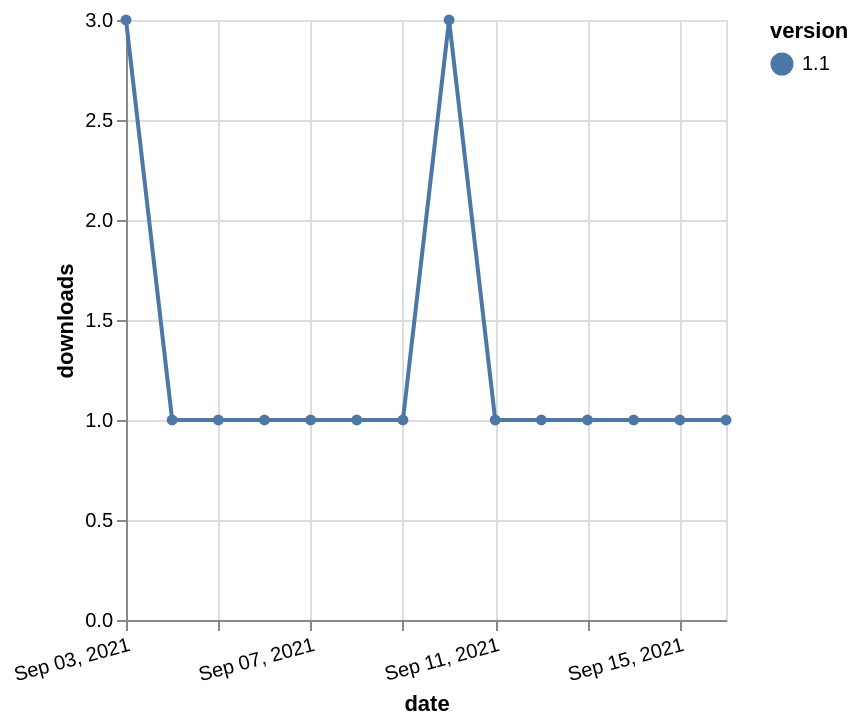

Write a Vega-Lite specification for this figure.
### Vega-Lite specification from a JSON file in a GitHub repository (floating-point values rounded to 4 significant figures)
{"$schema": "https://vega.github.io/schema/vega-lite/v5.json", "description": "A simple bar chart with embedded data.", "data": {"values": [{"date": "2021-09-03", "total": 115, "delta": 3, "version": "1.1"}, {"date": "2021-09-04", "total": 116, "delta": 1, "version": "1.1"}, {"date": "2021-09-05", "total": 117, "delta": 1, "version": "1.1"}, {"date": "2021-09-06", "total": 118, "delta": 1, "version": "1.1"}, {"date": "2021-09-07", "total": 119, "delta": 1, "version": "1.1"}, {"date": "2021-09-08", "total": 120, "delta": 1, "version": "1.1"}, {"date": "2021-09-09", "total": 121, "delta": 1, "version": "1.1"}, {"date": "2021-09-10", "total": 124, "delta": 3, "version": "1.1"}, {"date": "2021-09-11", "total": 125, "delta": 1, "version": "1.1"}, {"date": "2021-09-12", "total": 126, "delta": 1, "version": "1.1"}, {"date": "2021-09-13", "total": 127, "delta": 1, "version": "1.1"}, {"date": "2021-09-14", "total": 128, "delta": 1, "version": "1.1"}, {"date": "2021-09-15", "total": 129, "delta": 1, "version": "1.1"}, {"date": "2021-09-16", "total": 130, "delta": 1, "version": "1.1"}]}, "width": "container", "mark": {"type": "line", "point": {"filled": true}}, "encoding": {"x": {"field": "date", "type": "temporal", "timeUnit": "yearmonthdate", "title": "date", "axis": {"labelAngle": -15}}, "y": {"field": "delta", "type": "quantitative", "title": "downloads"}, "color": {"field": "version", "type": "nominal"}, "tooltip": {"field": "delta"}}}
